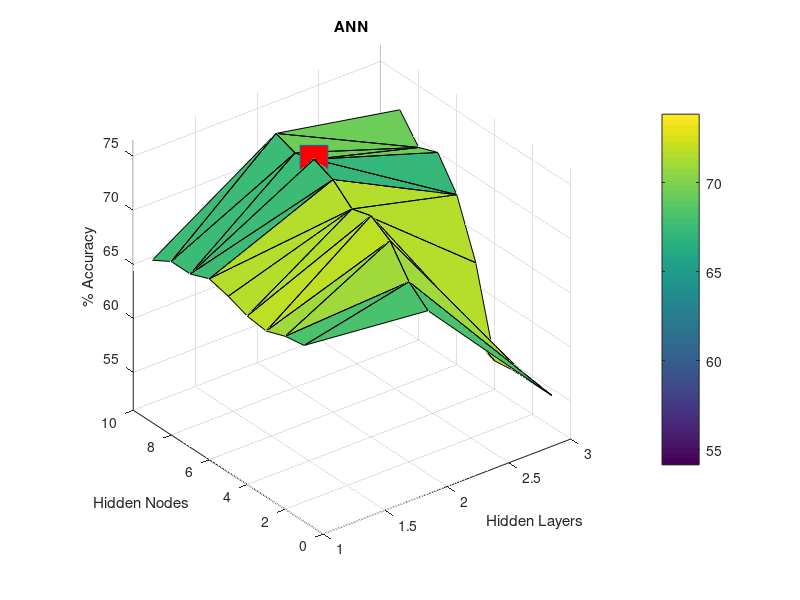

Write MATLAB code to recreate this figure.
x=[1.00,1.00,1.00,1.00,1.00,1.00,1.00,1.00,1.00,2.00,2.00,2.00,2.00,2.00,2.00,2.00,2.00,2.00,3.00,3.00,3.00,3.00,3.00,3.00,3.00,3.00,3.00];
y=[1,2,3,4,5,6,7,8,9,1,2,3,4,5,6,7,8,9,1,2,3,4,5,6,7,8,9];
z=[67.80,67.50,66.84,67.08,67.77,68.24,67.54,67.55,66.52,66.62,68.15,70.81,71.97,71.45,73.02,73.76,73.20,73.86,54.39,54.39,54.39,54.14,62.08,67.23,70.00,69.31,71.65];
idxmax = find(z == max(z));
scatter3(x',y',z','filled')
tri = delaunay(x',y');
scatter(x',y','.')
[r,c] = size(tri);
disp(r)
h = trisurf(tri, x', y', z');
axis vis3d
hold on
%l = light('Position',[-50 -15 29])
%set(gca,'CameraPosition',[208 -50 7687])
%lighting phong
%shading interp
colorbar EastOutside
title('ANN')
xlabel('Hidden Layers')
ylabel('Hidden Nodes')
zlabel('% Accuracy')
plot3(2,7,73.76,'-s','MarkerFaceColor','red','MarkerSize',20)
hold off